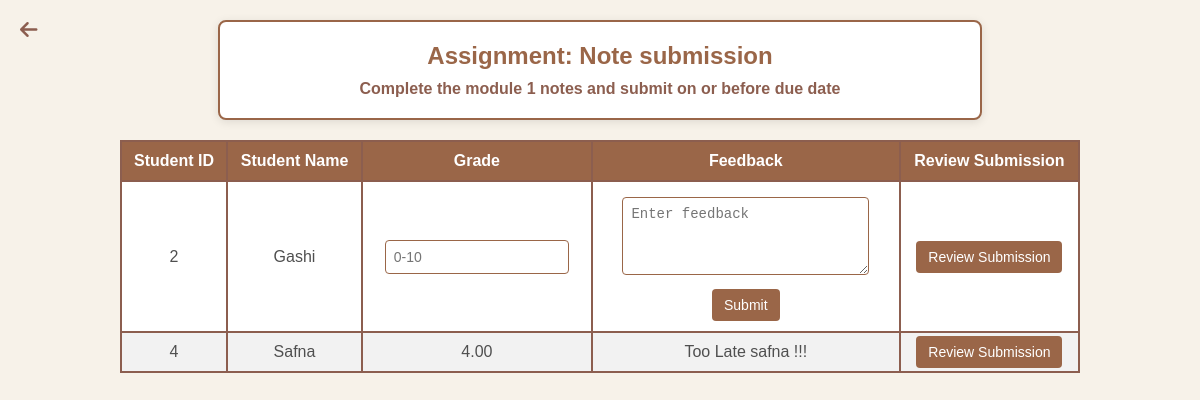
Screenshot of /public/grade_assignment.php?assignment_id=1 (signed in) with the database file from the repository.
### tables this page shows
CREATE TABLE `assignments` (
  `assignment_id` int(11) NOT NULL,
  `classroom_id` int(11) DEFAULT NULL,
  `teacher_id` int(11) DEFAULT NULL,
  `assignment_title` varchar(255) NOT NULL,
  `description` text DEFAULT NULL,
  `due_date` datetime DEFAULT NULL
);

CREATE TABLE `student_assignments` (
  `submission_id` int(11) NOT NULL,
  `student_id` int(11) NOT NULL,
  `assignment_id` int(11) NOT NULL,
  `grade` decimal(5,2) DEFAULT NULL,
  `feedback` text DEFAULT NULL,
  `submission_file_path` varchar(255) NOT NULL,
  `submitted_at` timestamp NOT NULL DEFAULT current_timestamp()
);

CREATE TABLE `users` (
  `user_id` int(11) NOT NULL,
  `username` varchar(255) NOT NULL,
  `email` varchar(100) NOT NULL,
  `password` varchar(255) NOT NULL,
  `role` enum('student','teacher','admin') NOT NULL,
  `created_at` timestamp NOT NULL DEFAULT current_timestamp(),
  `profile_pic_path` varchar(255) DEFAULT '../assets/uploads/profiles/default_pic.png'
);

### models/Assignment.php (called while the page is built, shortened)
<?php
require_once '../config/database.php';
class  Assignment{
    private $db;
    public function __construct() {
        global $conn;
        $this->db = $conn;
    }
    public function getAssignmentById($assignmentId) {
        $query = "SELECT * FROM assignments  WHERE assignment_id = $assignmentId";
        $result = mysqli_query($this->db, $query);
        return mysqli_fetch_assoc($result);
    }
    public function getStudentsForAssignment($assignmentId) {
        $query = "SELECT
                    sa.student_id,
                    u.username AS student_name,
                    sa.grade,
                    sa.feedback,
                    sa.submission_file_path
                FROM
                     student_assignments sa
                JOIN
                     users u ON sa.student_id = u.user_id
                WHERE
                     sa.assignment_id = $assignmentId";
        $result = mysqli_query($this->db, $query);
        return  mysqli_fetch_all($result, MYSQLI_ASSOC);
    }
}
?>

### public/grade_assignment.php (the view, shortened to what this page needs)
<?php
require_once '../config/database.php';
require_once '../models/Assignment.php';
include '../includes/back_button.php';
$assignmentId = $_GET['assignment_id'];
$assignmentModel = new Assignment();
$assignment = $assignmentModel->getAssignmentById($assignmentId);
$students = $assignmentModel->getStudentsForAssignment($assignmentId);
?>
<!DOCTYPE html>
<html lang="en">
<head>
    <link rel="stylesheet" href="../assets/css/grade_assignment.css">
</head>
<body>
<div class="assignment-details">
    <h2>Assignment: <?php echo htmlspecialchars($assignment['assignment_title']); ?></h2>
    <p><?php echo htmlspecialchars($assignment['description']); ?></p>
</div>
<table class="attempts">
    <thead>
        <tr>
            <th>Student ID</th>
            <th>Student Name</th>
            <th>Grade</th>
            <th>Feedback</th>
            <th>Review Submission</th>
        </tr>
    </thead>
    <tbody>
    <?php foreach ($students as $student): ?>
        <tr>
            <td><?php echo htmlspecialchars($student['student_id']); ?></td>
            <td><?php echo htmlspecialchars($student['student_name']); ?></td>
            <td>
                <?php if ($student['grade'] !== null): ?>
                    <?php echo htmlspecialchars($student['grade']); ?>
                <?php else: ?>
                    <form method="POST" action="">
                        <input class="grade-input" type="text" name="grade" placeholder="0-10" required>
                <?php endif; ?>
            </td>
            <td>
                <?php if ($student['feedback'] !== null): ?>
                    <?php echo htmlspecialchars($student['feedback']); ?>
                <?php else: ?>
                        <textarea class="feedback-input" name="feedback" placeholder="Enter feedback" rows="1"></textarea>
                        <button class="submit-btn" type="submit">Submit</button>
                <?php endif; ?>
            </td>
            <td>
                <?php if ($student['submission_file_path']): ?>
                    <a href="<?php echo htmlspecialchars($student['submission_file_path']); ?>" target="_blank" class="submit-btn">Review Submission</a>
                <?php else: ?>
                    No submission
                <?php endif; ?>
            </td>
        </tr>
    <?php endforeach; ?>
    </tbody>
</table>
</body>
</html>

### includes/back_button.php (shortened to what this page needs)
<?php
function getRedirectUrl($role) {
    switch ($role) {
        case 'teacher':
            return '../public/teacher_dashboard.php';
    }
}
if (isset($_SESSION['selected_classroom'])) {
    $redirectUrl = "classroom.php?id=" . $_SESSION['selected_classroom'];
} else {
    $role = $_SESSION['role'];
    $redirectUrl = getRedirectUrl($role);
}
?>
<!DOCTYPE html>
<html lang="en">
<head>
    <link rel="stylesheet" href="https://cdnjs.cloudflare.com/ajax/libs/font-awesome/6.0.0-beta3/css/all.min.css">
</head>
<body>
<div class="back-container">
    <a href="<?php echo $redirectUrl; ?>" class="back-icon">
        <i class="fas fa-arrow-left"></i>
    </a>
</div>
</body>
</html>

### assets/css/grade_assignment.css (style rules this page uses)
body { font-family: Arial, sans-serif; background-color: #f7f2e9; color: #4f4f4f; margin: 0; padding: 0; box-sizing: border-box; }
h2 { color: #9a6648; text-align: center; }
.assignment-details { background-color: #fff; padding: 20px; border: 2px solid #9a6648; width: 60%; margin: 20px auto 20px; border-radius: 8px; box-shadow: 0 2px 10px rgba(0, 0, 0, 0.1); }
.assignment-details h2 { margin: 0 0 10px; }
.assignment-details p { margin: 0; color: #8c5e4f; font-weight: bold; }
.attempts { width: 100%; max-width: 80%; margin: 20px auto; border-collapse: collapse; }
.attempts th, .attempts td { border: 2px solid #8c5e4f; padding: 10px; text-align: center; }
.attempts th { background-color: #9a6648; color: white; }
.attempts tr:nth-child(even) { background-color: #f2f2f2; }
.attempts tr:nth-child(odd) { background-color: #fff; }
.grade-input, .feedback-input { width: 80%; padding: 8px; margin: 5px 0; border: 1px solid #9a6648; border-radius: 4px; font-size: 14px; }
.feedback-input { resize: vertical; height: 60px; }
.submit-btn { background-color: #9a6648; color: white; padding: 8px 12px; border: none; text-decoration: none; border-radius: 4px; cursor: pointer; font-size: 14px; margin-top: 5px; }
p { color: #8c5e4f; text-align: center; }

### includes/back_button.php (style rules this page uses)
.back-container { position: fixed; top: 20px; left: 20px; }
.back-icon { text-decoration: none; }
.back-icon i { font-size: 20px; color: #8c5e4f; }

### rows the page displays
assignments: assignment_title "Note submission", description "Complete the module 1 notes and submit on or before due date"
student_assignments: student "2", student.username "Gashi"
student_assignments: student "4", student.username "Safna", grade "4.00", feedback "Too Late safna !!!"
